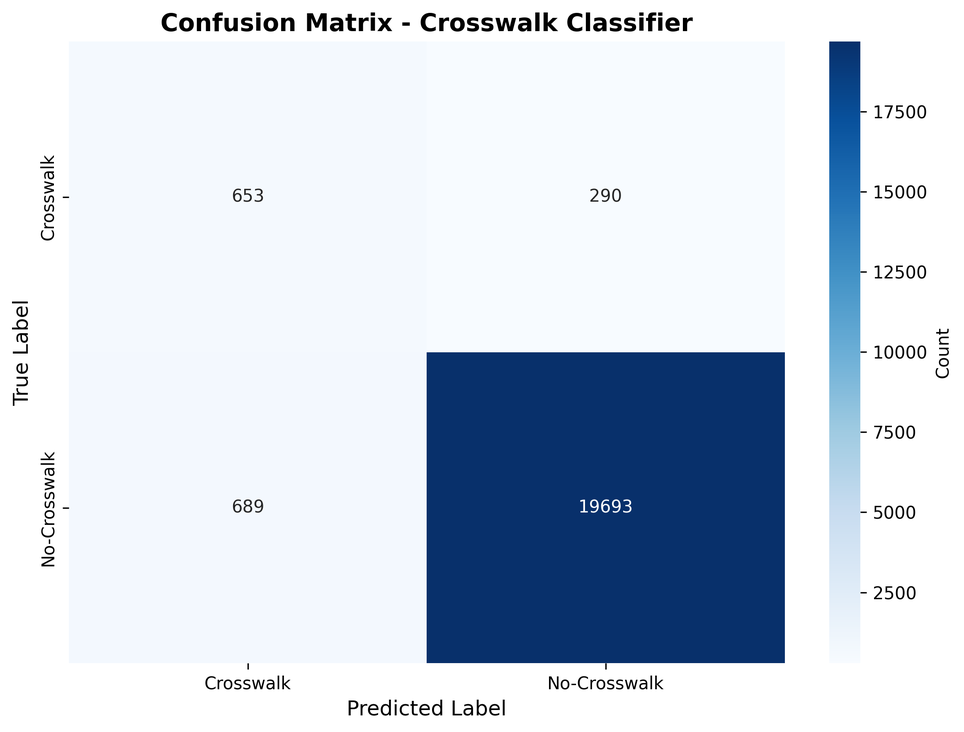
#> input picture eval/confusion_matrix.png, 964 x 732 px, shrunk from 2325 x 1764 before the run; its folder holds only this picture in this run
$ python -i sort_images.py   (imports and definitions only)
#> lines starting #> are read from the running program, lines starting #| are printed output that depends on the picture; after the words box and inside, x2 and y2 are one past the last pixel; in counts of white or black regions, pixels touching at a corner belong together
import cv2
import numpy as np
import shutil
import os
from pathlib import Path
from concurrent.futures import ProcessPoolExecutor

# ==========================================
# CONFIGURATION
# ==========================================
import sys
PROJECT_ROOT = Path(__file__).resolve().parent.parent
sys.path.append(str(PROJECT_ROOT))

# Point this to your main 'data' folder that contains all the city folders
BASE_DATA_DIR = str(PROJECT_ROOT / "data")
IGNORE_FOLDERS = {"train", "test", "val", "meta", "working"}      # Folders to skip at the base level
THRESHOLD_PERCENT = 75                         # If > 75% of the image is blue/green/black, move it

def is_overwhelmingly_bg_b(image_path):
    """
    Checks if an image is mostly blue, green, or black.
    Returns True if it exceeds the threshold, False otherwise.
    """
#> called with image_path = '../eval/confusion_matrix.png'
    try:
        # Read image using OpenCV (loads as BGR format)
        img = cv2.imread(str(image_path))
#> img is the input picture: shape (732, 964, 3); mean B, G, R 226.8, 214.1, 204.2
        if img is None:
            return False # Skip corrupted or unreadable images

        # Convert BGR to HSV
        hsv = cv2.cvtColor(img, cv2.COLOR_BGR2HSV)
#> hsv: shape (732, 964, 3); mean H, S, V 70.1, 45.1, 226.8

        # 1. Define range for BLACK (Low Value/Brightness)
        lower_black = np.array([0, 0, 0])
        upper_black = np.array([180, 255, 45])
        mask_black = cv2.inRange(hsv, lower_black, upper_black)
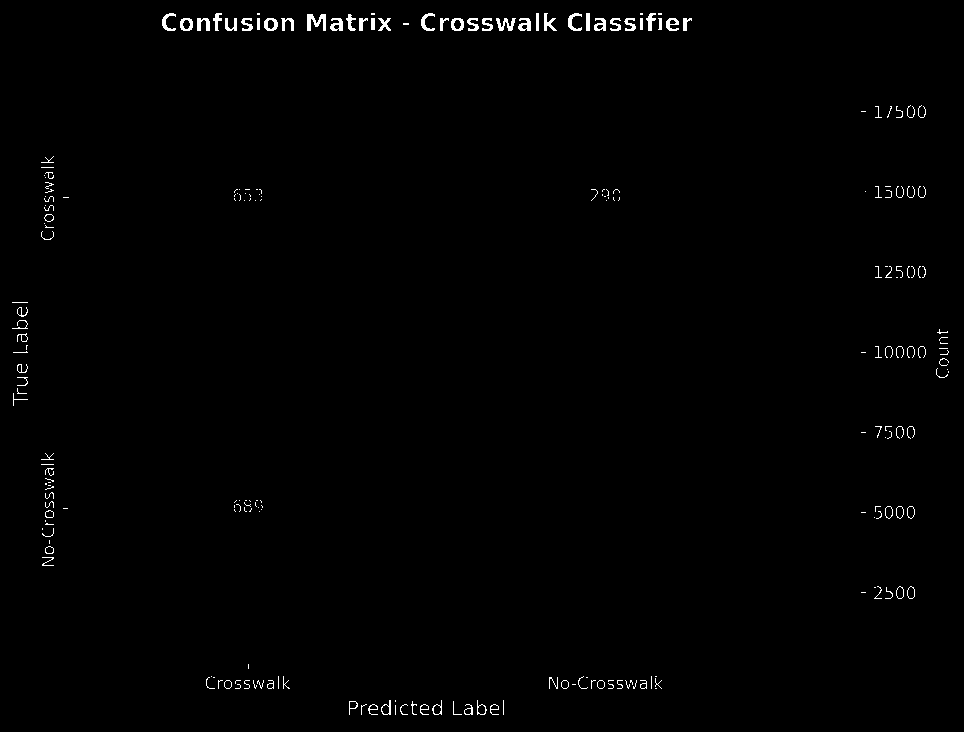
#> mask_black: shape (732, 964); 0.82% white in thin lines or dots

        # 2. Define range for GREEN (Foliage/Grass)
        lower_green = np.array([35, 40, 40])
        upper_green = np.array([85, 255, 255])
        mask_green = cv2.inRange(hsv, lower_green, upper_green)
#> mask_green: shape (732, 964); every value is 0

        # 3. Define range for BLUE (Water/Sky)
        lower_blue = np.array([90, 40, 40])
        upper_blue = np.array([130, 255, 255])
        mask_blue = cv2.inRange(hsv, lower_blue, upper_blue)
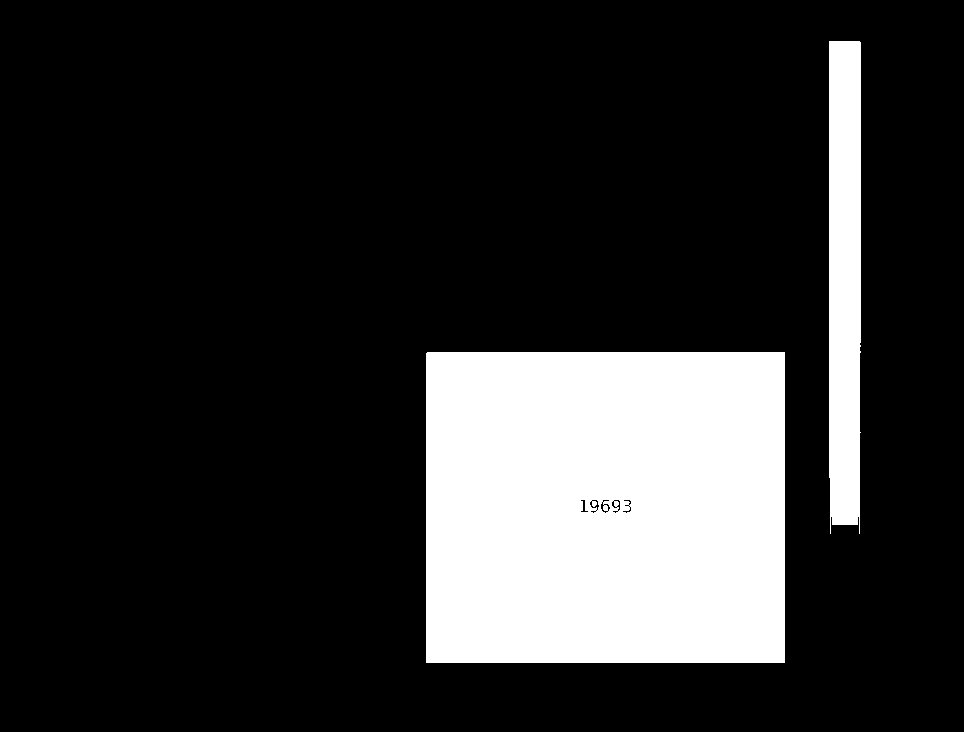
#> mask_blue: shape (732, 964); 18% white; 2 white regions, box (x1, y1, x2, y2) and area: (426, 352, 785, 663) 111464, (829, 41, 861, 534) 15265

        # 4. Define range for WHITE
        mask_white = cv2.inRange(hsv, np.array([0, 0, 200]), np.array([180, 30, 255]))
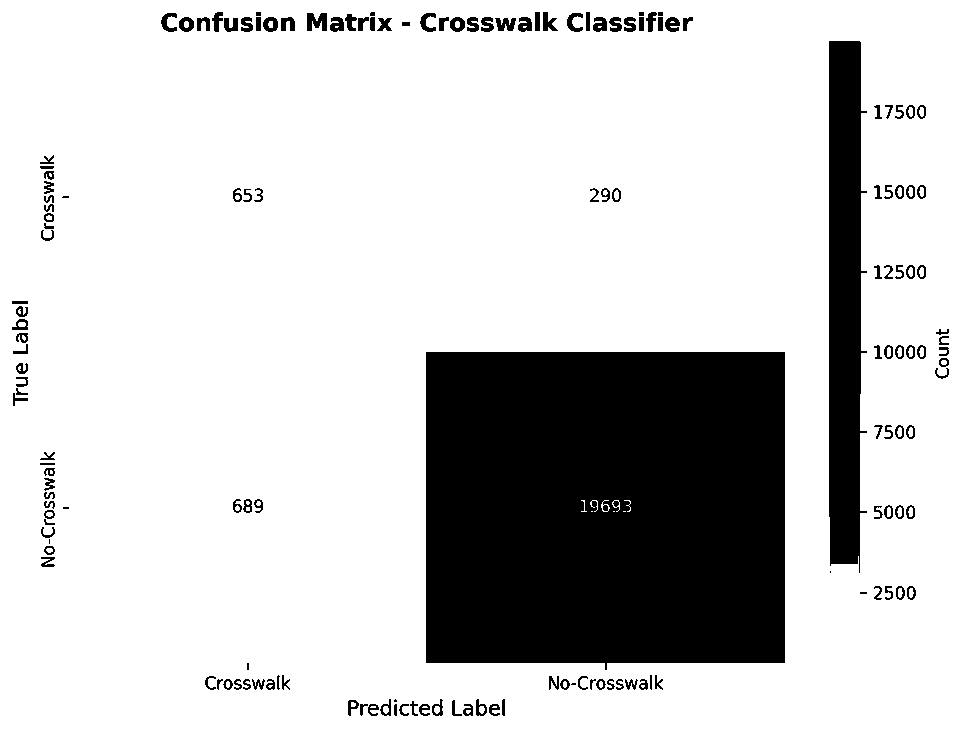
#> mask_white: shape (732, 964); 80.3% white; 158 black regions (9 under 20 px), largest, box (x1, y1, x2, y2) and area: (426, 352, 785, 670) 111510, (829, 41, 867, 573) 16597, (307, 13, 327, 31) 267

        # Combine all masks using bitwise OR
        combined_mask = mask_black | mask_green | mask_blue | mask_white
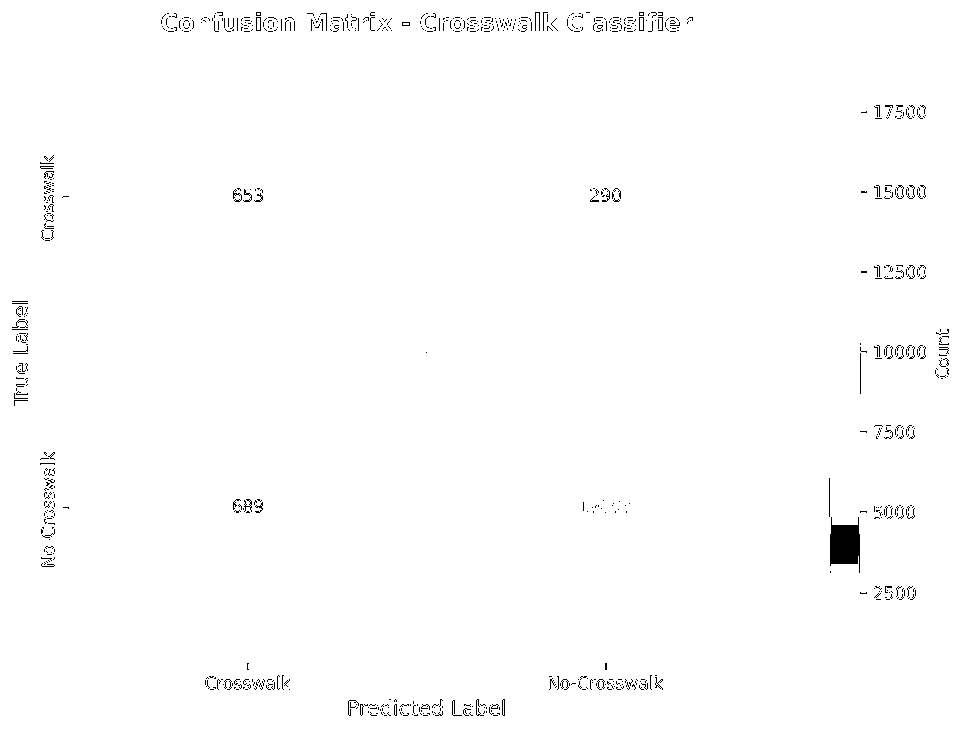
#> combined_mask: shape (732, 964); 99.1% white; 820 black regions (768 under 20 px), largest, box (x1, y1, x2, y2) and area: (830, 517, 860, 573) 1171, (233, 189, 242, 202) 42, (244, 499, 252, 512) 42

        # Calculate the percentage of pixels that match the combined mask
        total_pixels = img.shape[0] * img.shape[1]
#> total_pixels = 705648
        matching_pixels = cv2.countNonZero(combined_mask)
#> matching_pixels = 699087
        percentage = (matching_pixels / total_pixels) * 100
#> percentage = 99.07

        return percentage >= THRESHOLD_PERCENT

    except Exception as e:
        print(f"Error processing {image_path.name}: {e}")
        return False

# [62 lines left out: functions process_image, main, not called in this run]

# [2 lines not run here, left out]

>>> result = is_overwhelmingly_bg_b('../eval/confusion_matrix.png')
#> result = True

$ run again, on eval/roc_curve.png
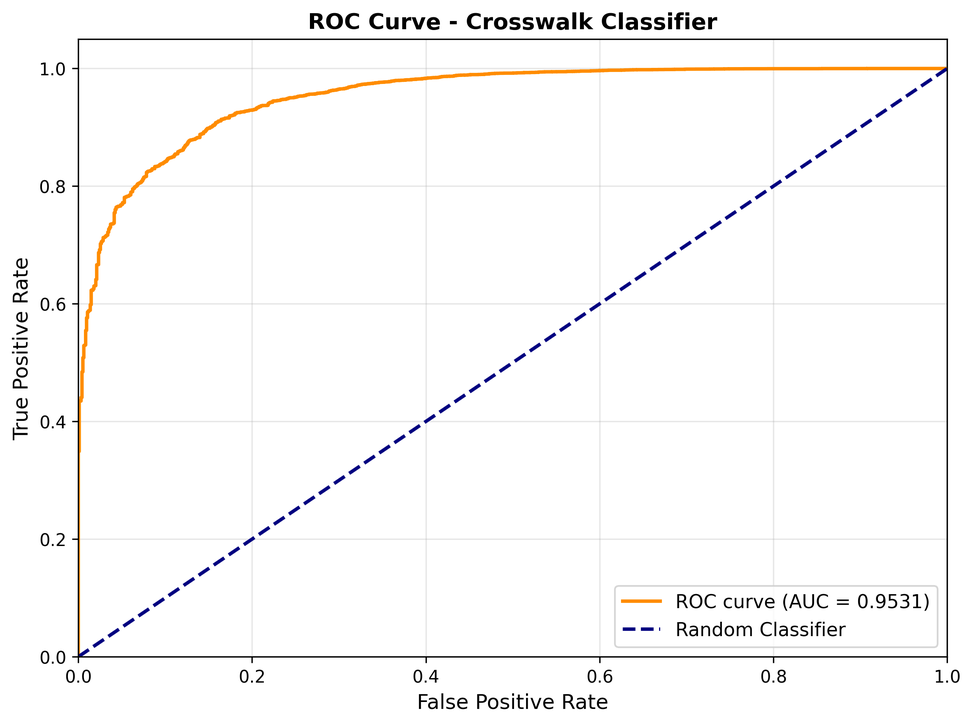
#> input picture eval/roc_curve.png, 973 x 725 px, shrunk from 2364 x 1762 before the run
#> in is_overwhelmingly_bg_b, img is the input picture: shape (725, 973, 3); mean B, G, R 248.4, 248.8, 249.5
#> hsv: shape (725, 973, 3); mean H, S, V 1.2, 2.4, 250
#> in is_overwhelmingly_bg_b, `mask_black = cv2.inRange(hsv, lower_black, upper_black)`:
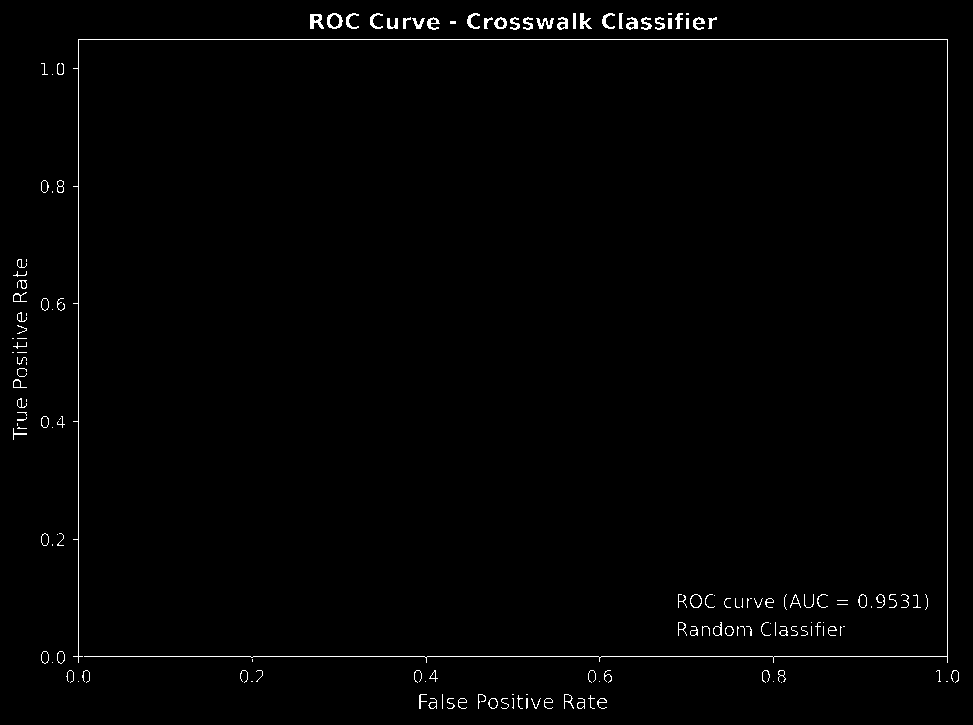
#> mask_black: shape (725, 973); 1.1% white in thin lines or dots
#> mask_green: shape (725, 973); every value is 0
#> mask_blue: shape (725, 973); 0.43% white; 61 white regions (1 under 20 px), largest, box (x1, y1, x2, y2) and area: (622, 627, 636, 631) 53, (800, 159, 812, 169) 52, (641, 627, 654, 631) 52
#> mask_white: shape (725, 973); 96.7% white; 201 black regions (22 under 20 px), largest, box (x1, y1, x2, y2) and area: (72, 38, 948, 663) 11319, (402, 17, 426, 30) 175, (326, 13, 343, 29) 172
#> in is_overwhelmingly_bg_b, `combined_mask = mask_black | mask_green | mask_blue | mask_white`:
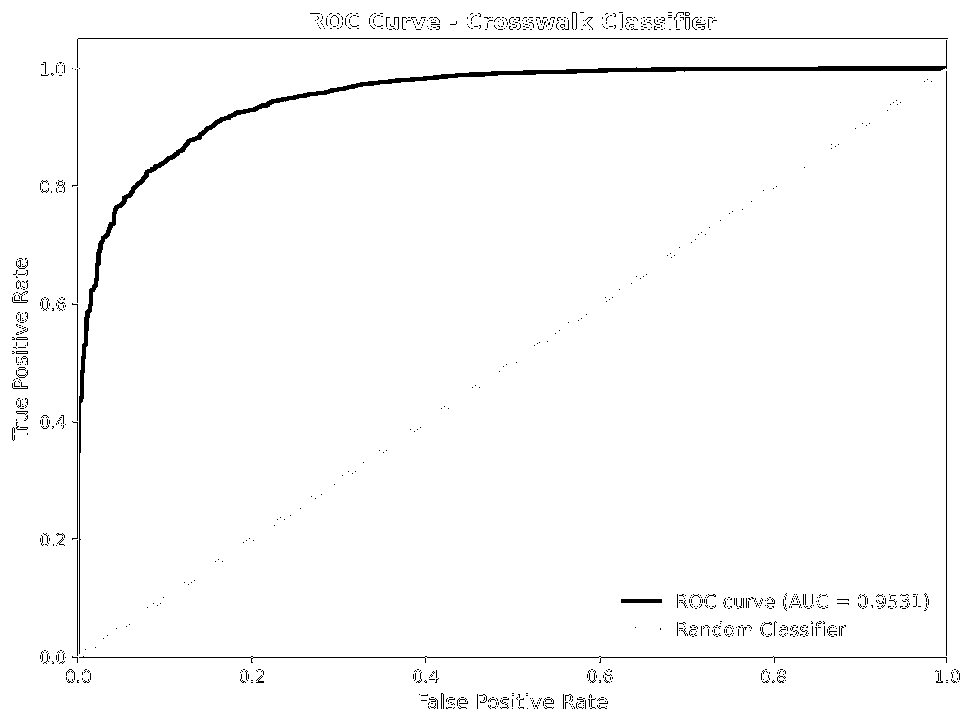
#> combined_mask: shape (725, 973); 98.2% white; 949 black regions (916 under 20 px), largest, box (x1, y1, x2, y2) and area: (79, 40, 947, 654) 5198, (77, 38, 948, 68) 899, (79, 656, 947, 663) 897
#> matching_pixels = 692827
#> percentage = 98.21
#> result = True

$ run again, on eval/training_curves.png
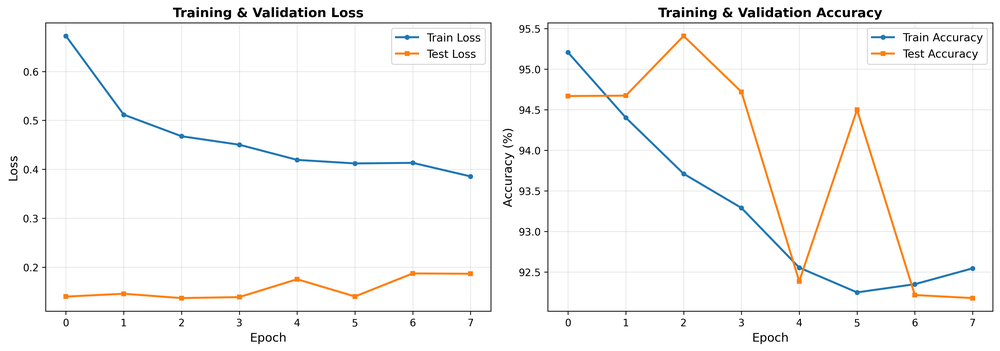
#> input picture eval/training_curves.png, 1000 x 351 px, shrunk from 4164 x 1462 before the run
#> in is_overwhelmingly_bg_b, img is the input picture: shape (351, 1000, 3); mean B, G, R 247.2, 247.8, 248.3
#> hsv: shape (351, 1000, 3); mean H, S, V 1.8, 3.3, 249.3
#> in is_overwhelmingly_bg_b, `mask_black = cv2.inRange(hsv, lower_black, upper_black)`:
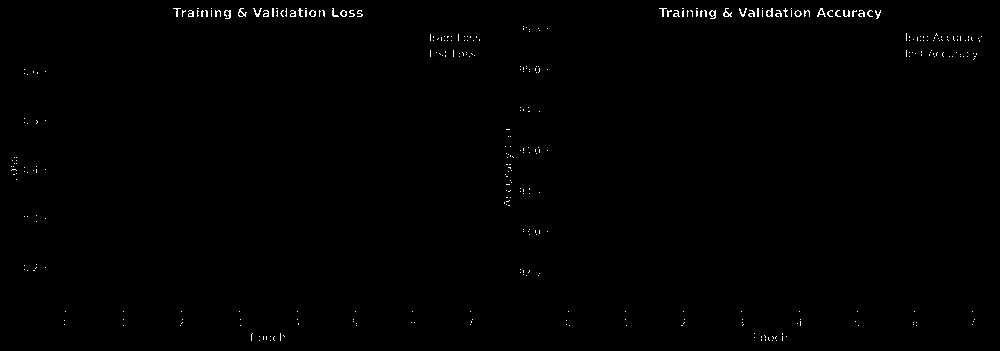
#> mask_black: shape (351, 1000); 0.47% white in thin lines or dots
#> mask_green: shape (351, 1000); every value is 0
#> mask_blue: shape (351, 1000); 0.75% white in thin lines or dots, all inside (x1, y1, x2, y2) = (63, 33, 976, 295)
#> mask_white: shape (351, 1000); 94.9% white; black in thin lines or dots
#> in is_overwhelmingly_bg_b, `combined_mask = mask_black | mask_green | mask_blue | mask_white`:
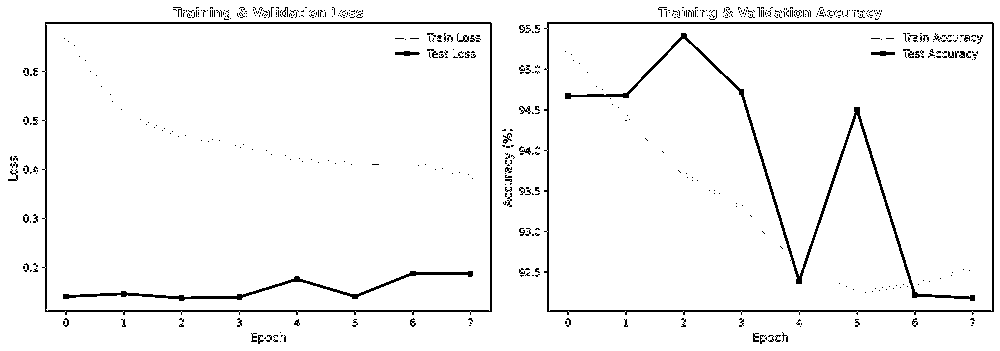
#> combined_mask: shape (351, 1000); 96.2% white; black in thin lines or dots
#> matching_pixels = 337547
#> percentage = 96.17
#> result = True
